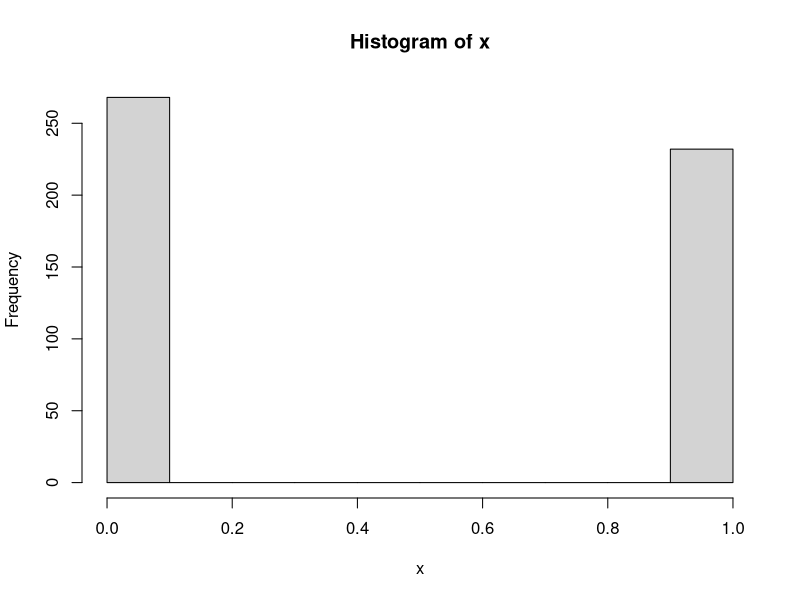
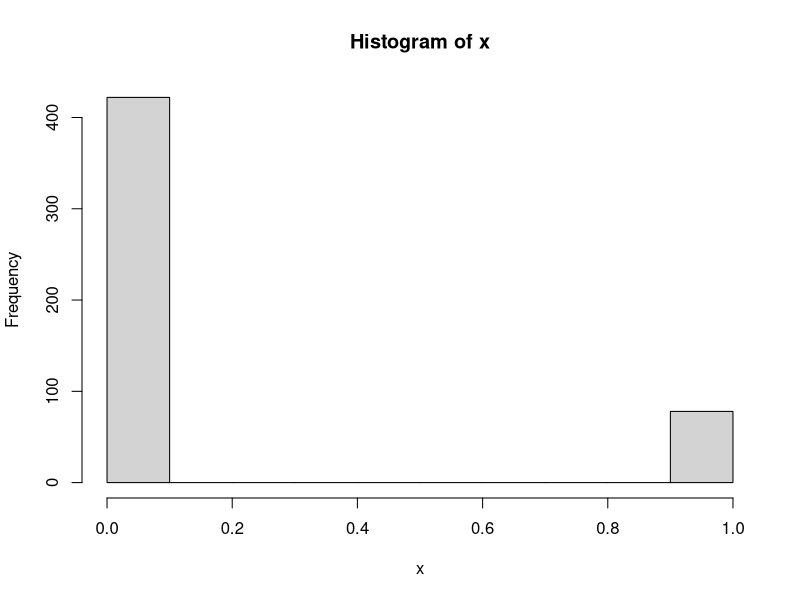
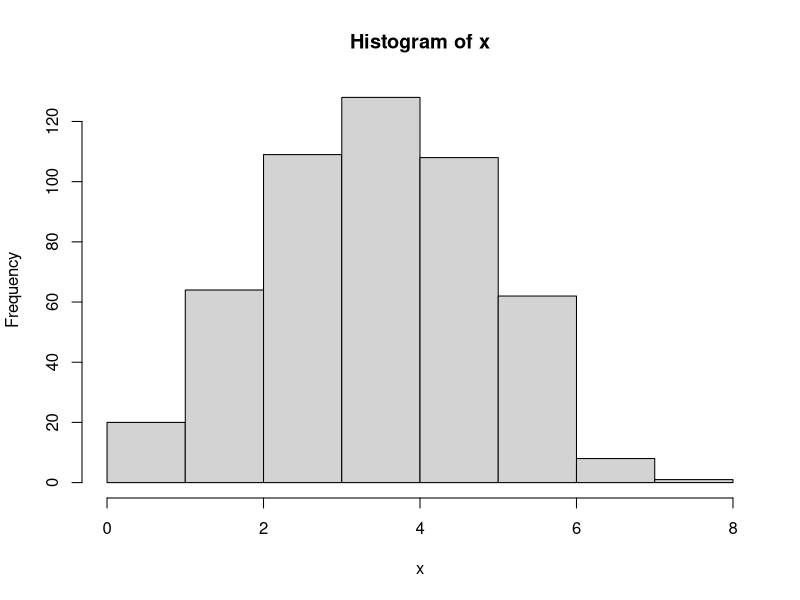
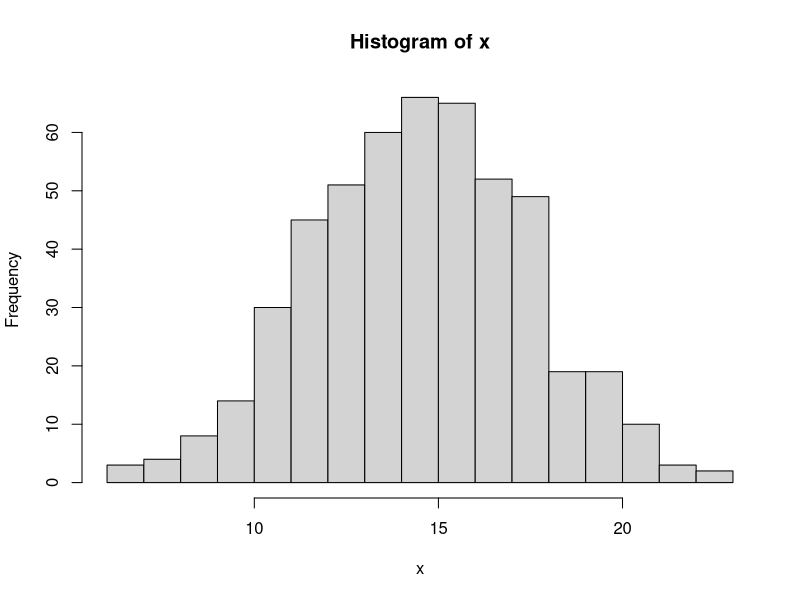
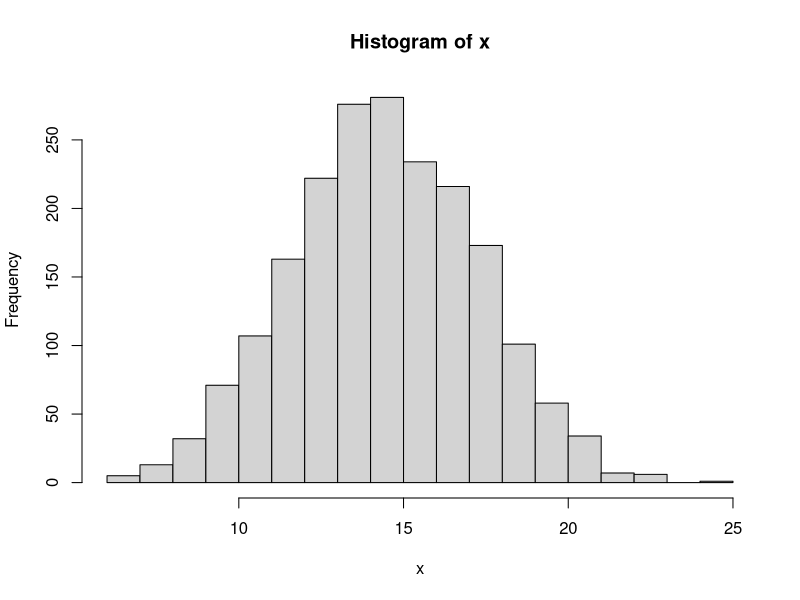
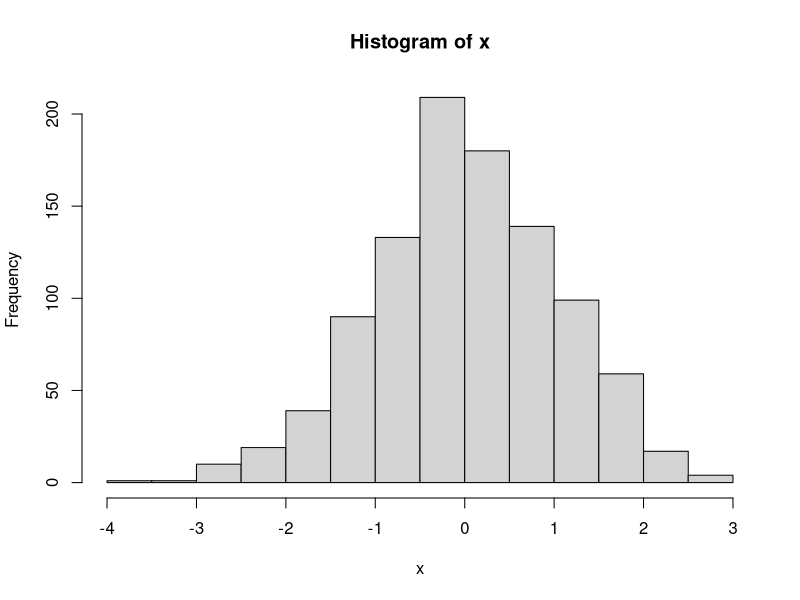
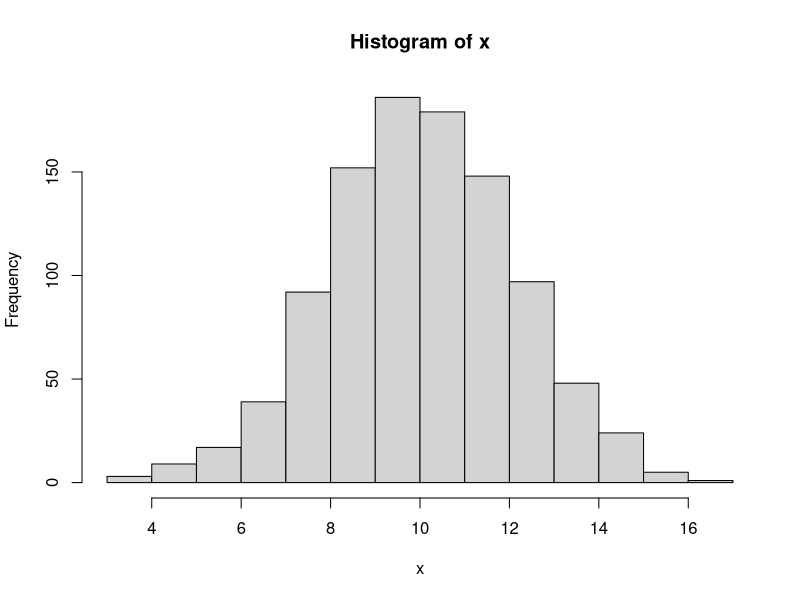
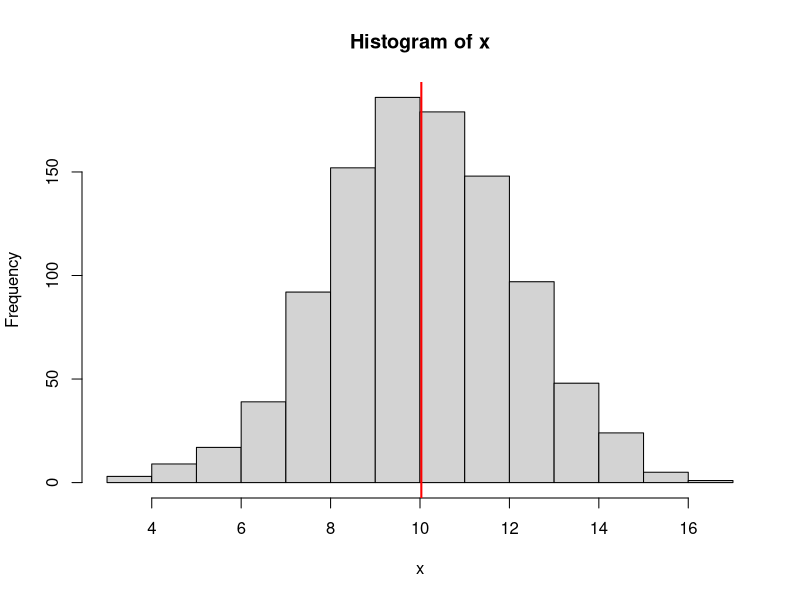

Here is the R script that generated these plots, in order:
## ---- chunk 1
#| label: rand1
#| warning: false
#| echo: true

# take two samples from 1,2,3,4,5,6; 
# replace = T means the same number can appear in both first and second
sample(1:6, size = 2, replace = T)
## ---- chunk 2
#| label: rand2
#| warning: false
#| echo: true

# if set seed, the result is the same
# you need to run the line set.seed(yourseed) right before
set.seed(1)
sample(1:6, size = 2, replace = T)
## ---- chunk 3
#| label: binom1
#| warning: false
#| echo: true

# for this simulation, we do not need to set seed
# because the reproducibility is not too important for the demo

x <- rbinom(n = 500, size = 1, prob = 0.5)
hist(x)

# test different prob
x <- rbinom(n = 500, size = 1, prob = 0.15)
hist(x)

# test out different size
x <- rbinom(n = 500, size = 8, prob = 0.5)
hist(x)

# increase n and p (size and prob)
x <- rbinom(n = 500, size = 30, prob = 0.5)
hist(x, breaks = 20)

# more data points
x <- rbinom(n = 2000, size = 30, prob = 0.5)
hist(x, breaks = 20)
## ---- chunk 4
#| label: norm1
#| echo: true

# two parameters: mean and sd
x <- rnorm(1000, mean = 0, sd = 1)
hist(x)

x <- rnorm(1000, mean = 10, sd = 2)
hist(x)
## ---- chunk 5
#| label: norm2
#| warning: false
#| echo: true

# check the summary
summary(x)

# mean
mean(x)

# variance and sd
var(x)
sd(x)
# (sd(x))^2 # these two are equivalent
## ---- chunk 6
#| label: norm3
#| warning: false
#| echo: true

# can plot the mean on the histogram to indicate the center
hist(x)

# v means verticle line, lwd means line width
abline(v = mean(x), col = 'red', lwd = 2)
## ---- chunk 7
#| label: norm4
#| warning: false
#| echo: true

# quantiles and probability
p1 <- pnorm(1.96, mean = 0, sd = 1)
p2 <- pnorm(-1.96, mean = 0, sd = 1)

1-p1 # equal to p2
## ---- chunk 8
#| label: bar1
#| warning: false
#| echo: true

dd <- data.frame(prob = c(0.03, 0.14, 0.13, 0.38, 0.33),
                 n = c(3,16,15,44,38))
rownames(dd) <- c('0-17', '18-24', '25-34', '35-64', '65+')


# we can plot two graphs side by side
# set parameter: 1 row 2 columns
par(mfrow = c(1, 2))
# bar plot for counts
barplot(dd$n, names.arg = rownames(dd),
        main = 'Number of killed for road accidents')


# bar plot for probability
barplot(dd$prob, names.arg = rownames(dd),
        main = 'Proportion for killed road accidents')
## ---- chunk 9
#| label: birth1
#| warning: false
#| echo: true

# load birth data first
# if you forgot, check notes from day 2 (descriptive stat)
birth <- read.csv('data/birth.csv', sep =',')
head(birth) # print 6 rows

# we use the variable bwt
birth_weight <- birth$bwt
hist(birth_weight)
## ---- chunk 10
#| label: birth2
#| warning: false
#| echo: true


# first find how many are above 400 (counting)
birth_weight>4000

# we see 9 TRUE
# which finds the indices
# length counts the number of elements
which(birth_weight >4000)
length(which(birth_weight >4000)==T)
## ---- chunk 11
#| label: birth3
#| warning: false
#| echo: true

# alternatively, since R codes T as 1 and F as 0
# we can use sum() command
sum(birth_weight>4000)


# probability 
9/189
## ---- chunk 12
#| label: birth4
#| warning: false
#| echo: true

# use normal approximation 
# first get the parameters mean and sd (or sqrt variance)
m <- mean(birth_weight)
s <- sd(birth_weight)
# s <- sqrt(var(birth_weight))

# probability of birthweight above 4000

# if you want 
pnorm(4000, mean = m, sd =s, lower.tail = F)

# you can also use the standard normal dist
# whose mean and sd (var) are 0 and 1
# can be translated as a second variable Y above 1.45 
# see lecture notes for why this is the case!
pnorm(1.45, lower.tail = F)
## ---- chunk 13
#| label: binnorm
#| warning: false
#| echo: true

# the approximation is N(np, npq) if n is large, p close to 0.5
# note: the small n (first argument) is how many random samples you want
# it is different from the 'size' argument in binomial distribution


N <- 50
P <- 0.5

# binom(50, 0.5)
x_binom <- rbinom(n = 1000, size = N, prob = P)

# normal
x_norm <- rnorm(n = 1000, mean = N*P, sd = sqrt(50*0.5*(1-0.5)))

# plot them side by side
# note that sd for normal distribution is approximate
par(mfrow = c(1, 2))
hist(x_binom, main = 'Binomial (50, 0.5)')
hist(x_norm, main = 'Normal (25, 3.53)')


# take summary statistics 
summary(x_binom)
summary(x_norm)

# variance. if want standard deviation, use sd(x)
var(x_binom)
var(x_norm) 
